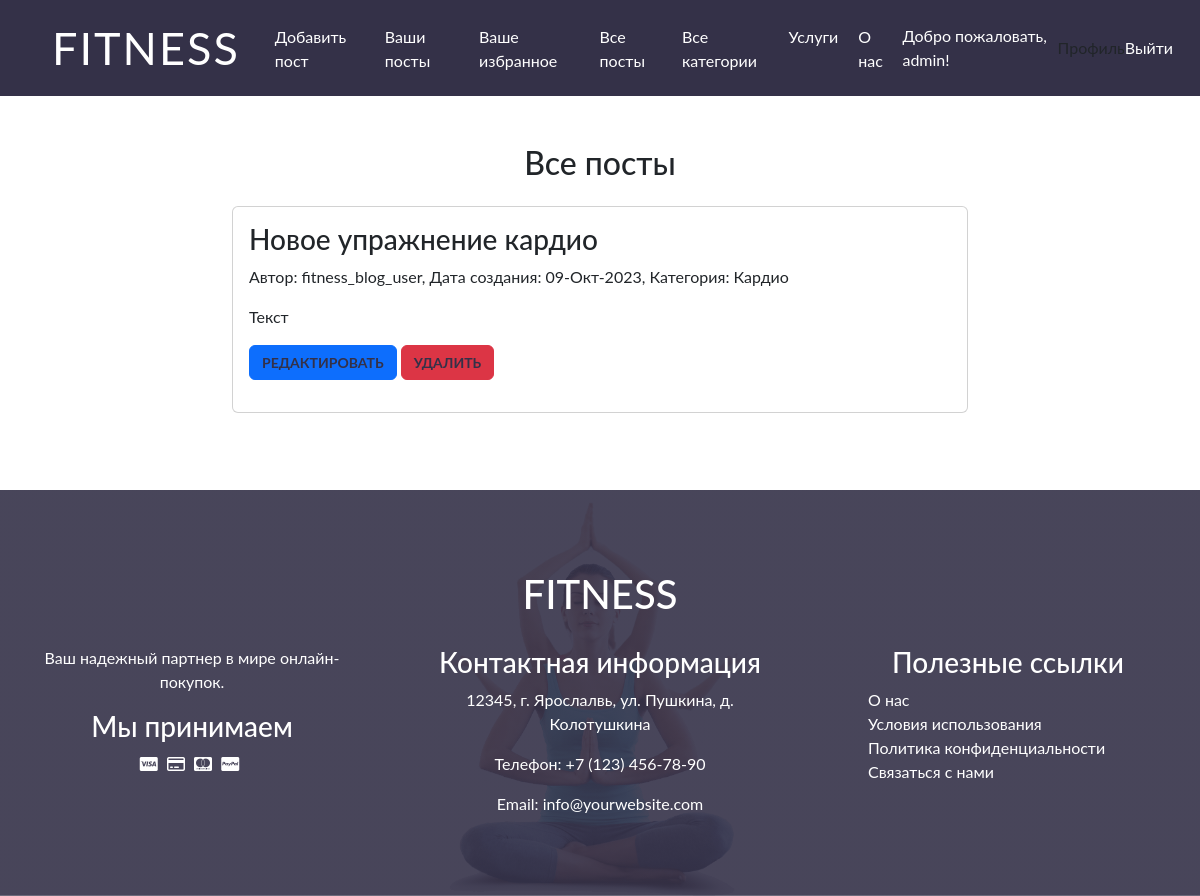
Before: /all_posts/ (signed in) with the older database file.
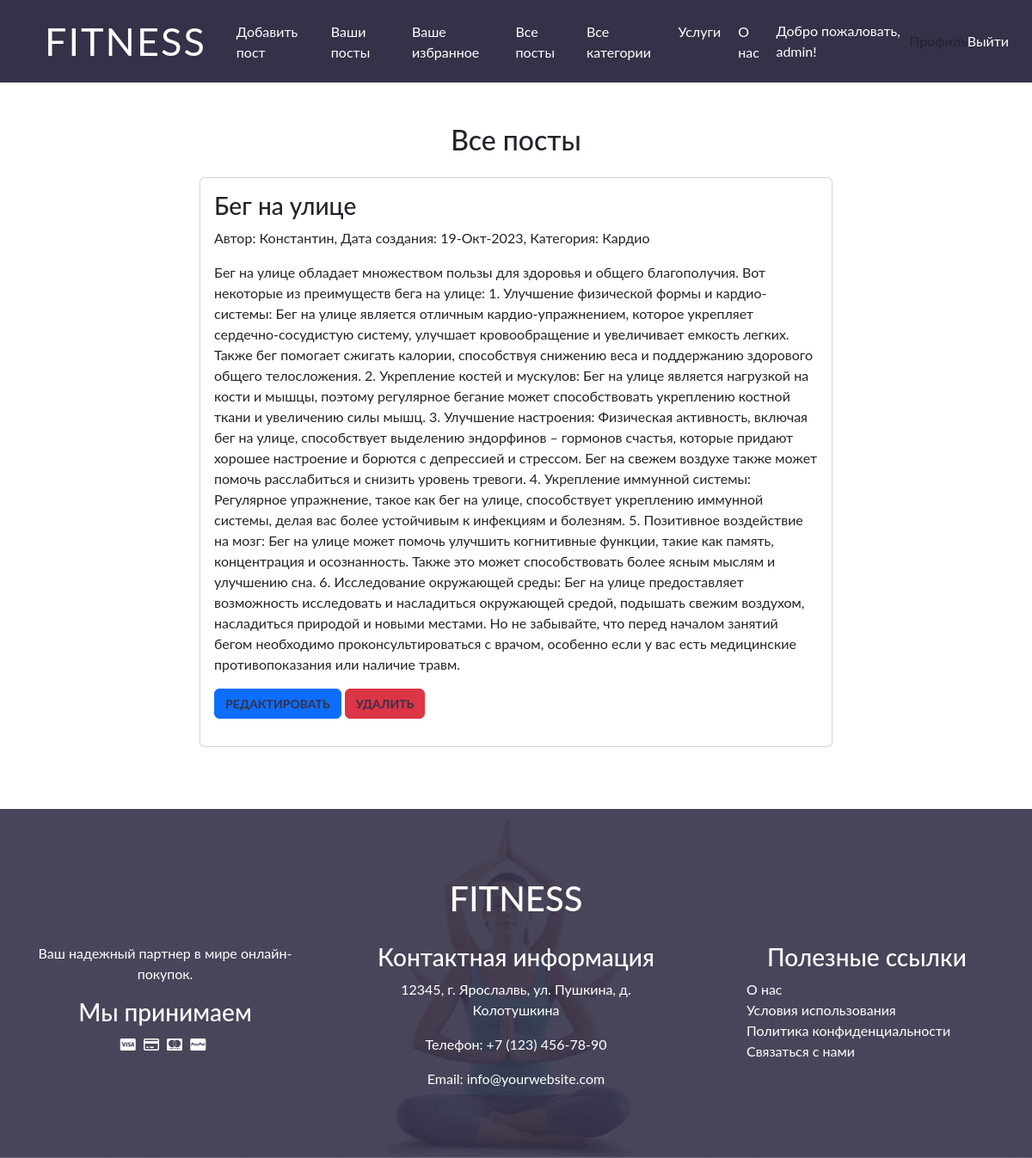
After: the same page with the newer database file.
### blog/models.py (models this page shows, shortened)
class Post(models.Model):
    title = models.CharField(max_length=200)
    content = models.TextField()
    created_at = models.DateTimeField(auto_now_add=True)
    image = models.ImageField(upload_to='media/', null=True, blank=True)
    category = models.ForeignKey(Category, on_delete=models.SET_NULL, null=True, blank=True)
    author = models.ForeignKey(User, on_delete=models.CASCADE, related_name='authored_posts')
    favorited_by = models.ManyToManyField(User, through='FavoritePost', related_name='favorite_posts')
    class Meta:
        verbose_name = 'Пост'
        verbose_name_plural = 'Посты'

class Category(models.Model):
    name = models.CharField(max_length=100)
    class Meta:
        verbose_name = 'Категория'
        verbose_name_plural = 'Категории'

### blog/views.py (the view)
# urls.py: path('all_posts/', AllPostsListView.as_view(), name='all_posts'),
class AllPostsListView(LoginRequiredMixin, ListView):
    model = Post
    template_name = 'admin/all_posts.html'
    context_object_name = 'posts'
    paginate_by = 5
    def get_queryset(self):
        if self.request.user.is_superuser:
            return Post.objects.all()
        else:
            return Post.objects.none()

### templates/admin/all_posts.html (shortened to what this page needs)
{% include 'scheme/staticlinks.html' %}
{% include 'scheme/navbar.html' %}
<div class="d-flex flex-column min-vh-100">
    <div class="container my-5 flex-grow-1">
        <div class="row justify-content-center">
            <div class="col-md-8">
                {% if posts %}
                <h2 class="text-center mb-4">Все посты</h2>
                {% else %}
                <h2 class="text-center mb-4">Посты отсутствуют</h2>
                {% endif %}
                {% for post in posts %}
                <div class="card mb-4">
                    <div class="card-body">
                        <h3 class="card-title"><a href="{% url 'post_detail' post.id %}">{{ post.title }}</a></h3>
                        <p>Автор: {{ post.author.username }}, Дата
                            создания: {{ post.created_at|date:"d-M-Y" }}, Категория: {{ post.category.name }}
                        </p>
                        <p class="card-text">{{ post.content }}</p>
                        <p>
                            <a href="{% url 'post_edit' post.id %}" class="btn btn-primary">Редактировать</a>
                            <a href="{% url 'post_delete' post.id %}" class="btn btn-danger">Удалить</a>
                        </p>
                    </div>
                </div>
                {% endfor %}
            </div>
        </div>
</div>
{% include 'scheme/footer.html' %}
</div>

Changed rows visible on the page:
removed Post: title "Новое упражнение кардио", author.username "fitness_blog_user", created_at "09-Окт-2023", category.name "Кардио", content "Текст"
added Post: title "Бег на улице", author.username "Константин", created_at "19-Окт-2023", category.name "Кардио", content "Бег на улице обладает множеством пользы для здоровья и общего благополучия. Вот некоторые из преимуществ бега на улице: 1. Улучшение физической формы и кардио-системы: Бег на улице является отличным кардио-упражнением, которое укрепляет сердечно-сосудистую систему, улучшает кровообращение и увеличивает емкость легких. Также бег помогает сжигать калории, способствуя снижению веса и поддержанию здорового общего телосложения. 2. Укрепление костей и мускулов: Бег на улице является нагрузкой на кости и мышцы, поэтому регулярное бегание может способствовать укреплению костной ткани и увеличению силы мышц. 3. Улучшение настроения: Физическая активность, включая бег на улице, способствует выделению…"
